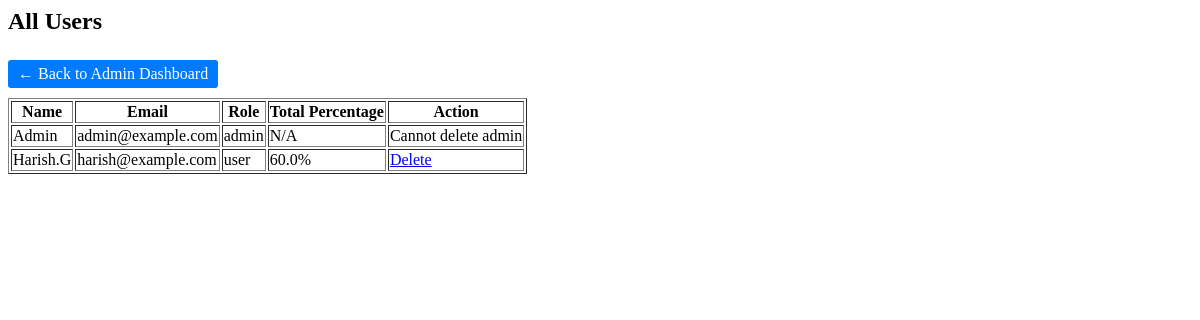
Before: /admin/users (signed in) with the older database file.
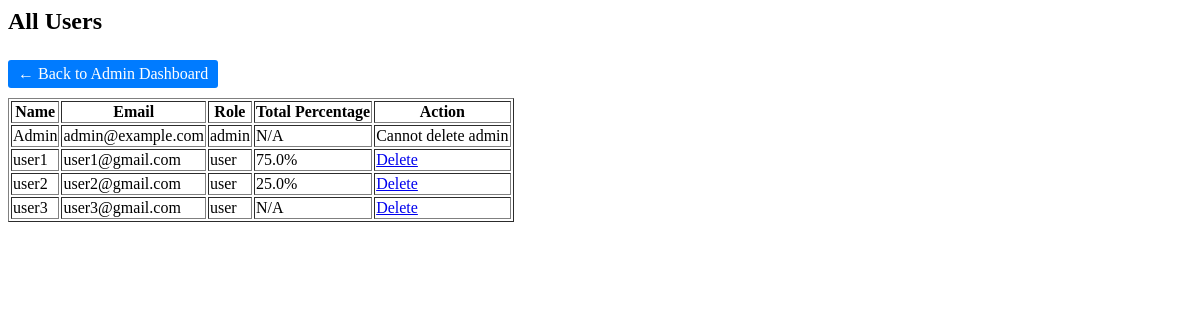
After: the same page with the newer database file.
### models/models.py (models this page shows)
class User(db.Model):
    id = db.Column(db.Integer, primary_key=True)
    email = db.Column(db.String(100), unique=True, nullable=False)  # Used for login
    password = db.Column(db.String(60), nullable=False)
    full_name = db.Column(db.String(100), nullable=False)
    qualification = db.Column(db.String(100), nullable=True)
    dob = db.Column(db.String(10), nullable=True)                   # Format: YYYY-MM-DD
    role = db.Column(db.String(10), nullable=False, default='user') # admin or user

### app.py (the view)
@app.route("/admin/users")
def view_users():
    if not admin_required():
        return redirect(url_for("login"))
    users = User.query.all()
    for user in users:
        quiz_attempts = Score.query.filter_by(user_id=user.id).all()   # Object with all quiz attemts of this user
        total_score = sum(attempt.total_scored for attempt in quiz_attempts) # Total correct questions
        total_questions = sum(attempt.total_questions for attempt in quiz_attempts) # Total no. of questions
        if total_questions > 0:
            user.total_percentage = (total_score / total_questions) * 100
        else:
            user.total_percentage = None  # No attempts yet
    return render_template("view_users.html", users=users)

### app.py (called while the page is built)
def admin_required():
    return "user_id" in session and session["role"] == "admin"

### templates/view_users.html (shortened to what this page needs)
<head>
    <head><link rel="stylesheet" href="{{ url_for('static', filename='styles.css') }}"></head>
</head>
<h2>All Users</h2>
<a class="button" href="{{ url_for('admin_dashboard') }}">← Back to Admin Dashboard</a>
<table border="1" style="margin-top: 10px;">
    <tr>
        <th>Name</th>
        <th>Email</th>
        <th>Role</th>
        <th>Total Percentage</th>
        <th>Action</th>
    </tr>
    {% for user in users %}
        <tr>
            <td>{{ user.full_name }}</td>
            <td>{{ user.email }}</td>
            <td>{{ user.role }}</td>
            <td>
                {% if user.total_percentage is not none %}
                    {{ user.total_percentage | round(2) }}%
                {% else %}
                    N/A
                {% endif %}
            </td>
            <td>
                {% if user.role != "admin" %}
                    <a href="{{ url_for('delete_user', user_id=user.id) }}"
                       onclick="return confirm('Are you sure you want to delete this user?')">
                        Delete
                    </a>
                {% else %}
                    <span>Cannot delete admin</span>
                {% endif %}
            </td>
        </tr>
    {% endfor %}
</table>

### static/styles.css (style rules this page uses)
.button { display: inline-block; margin-top: 5px; padding: 5px 10px; text-decoration: none; background-color: #007bff; color: white; border-radius: 3px; }

Changed rows visible on the page:
changed User: full_name "Harish.G" → "user1"; email "harish@example.com" → "user1@gmail.com"; total_percentage "60.0" → "75.0"
added User: full_name "user2", email "user2@gmail.com", role "user", total_percentage "25.0"
added User: full_name "user3", email "user3@gmail.com", role "user", shows "N/A"
